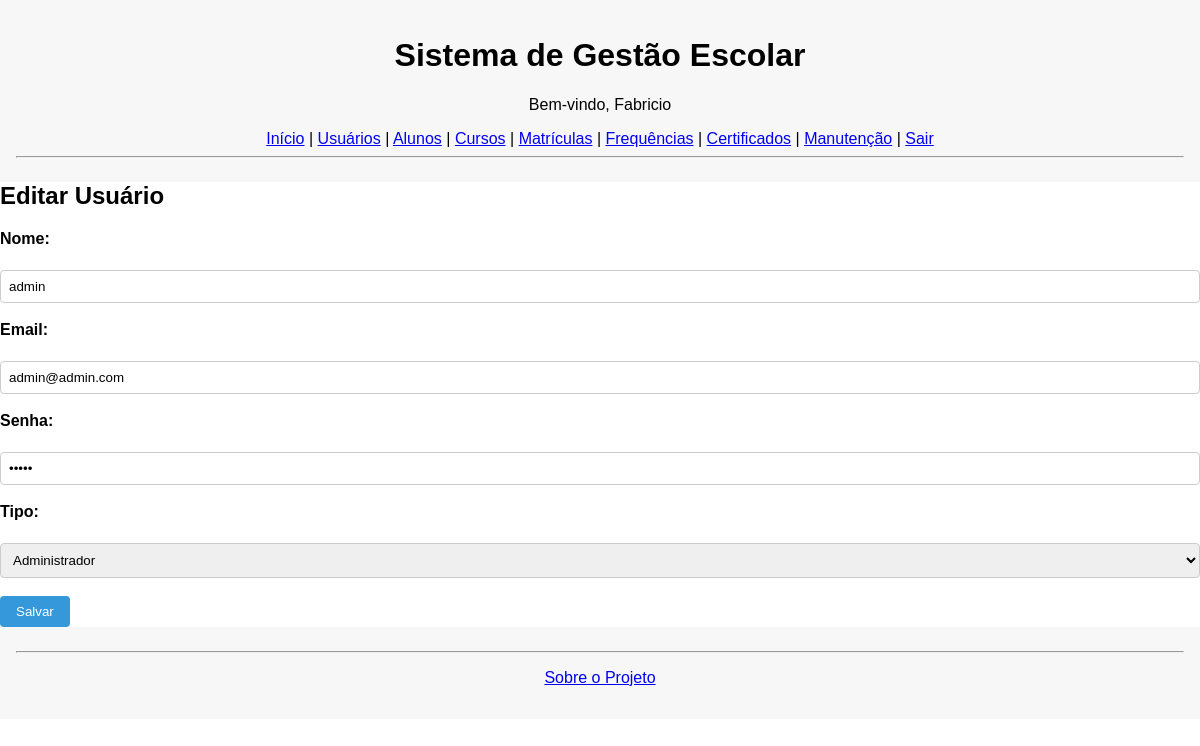
The app's page /usuarios/editar/1 (signed in) with its own data.
### tables this page shows
CREATE TABLE usuarios (
            id INTEGER PRIMARY KEY AUTOINCREMENT,
            nome TEXT,
            email TEXT UNIQUE,
            senha TEXT,
            tipo TEXT CHECK(tipo IN ('Admin', 'Professor', 'Secretaria')),
            ativo INTEGER DEFAULT 1,
            created_at DATETIME DEFAULT CURRENT_TIMESTAMP
        );

### app.py (the view, shortened to what this page needs)
@app.route('/usuarios/editar/<int:id>', methods=['GET', 'POST'])
def editar_usuario(id):
    if 'usuario' not in session:
        return redirect(url_for('login'))
    usuario = buscar_usuario(id)
    return render_template('usuarios_editar.html', usuario=usuario)

### database.py (called while the page is built)
def conectar():
    con = sqlite3.connect('sge.db')
    con.row_factory = sqlite3.Row
    con.execute("PRAGMA foreign_keys = ON")
    return con

def buscar_usuario(id):
    con = conectar()
    cur = con.cursor()
    cur.execute("SELECT * FROM usuarios WHERE id = ?", (id,))
    usuario = cur.fetchone()
    con.close()
    return usuario

### templates/usuarios_editar.html (shortened to what this page needs)
{% extends "base.html" %}
{% block content %}
<h2>Editar Usuário</h2>
<form method="post">
    <label>Nome:</label><br>
    <input type="text" name="nome" value="{{ usuario['nome'] }}" required><br><br>
    <label>Email:</label><br>
    <input type="email" name="email" value="{{ usuario['email'] }}" required><br><br>
    <label>Senha:</label><br>
    <input type="password" name="senha" value="{{ usuario['senha'] }}" required><br><br>
    <label>Tipo:</label><br>
    <select name="tipo" required>
        <option value="Admin" {% if usuario['tipo'] == 'Admin' %}selected{% endif %}>Administrador</option>
    </select><br><br>
    <button type="submit">Salvar</button>
</form>
{% endblock %}

### static/css/style.css (style rules this page uses)
body { font-family: Arial, sans-serif; margin: 0; padding: 0; background-color: #ffffff; }
h2, h3 { margin-top: 0; }
label { display: block; margin-bottom: 0.25rem; font-weight: bold; }
input[type="text"], input[type="email"], input[type="password"], input[type="date"], input[type="number"], select, textarea { width: 100%; padding: 0.5rem; box-sizing: border-box; border: 1px solid #ccc; border-radius: 4px; }
button, input[type="submit"] { padding: 0.5rem 1rem; background-color: #3498db; color: #fff; border: none; border-radius: 4px; cursor: pointer; }

### records on screen
usuarios: nome "admin", email "admin@admin.com", tipo "Administrador"

### other values on screen
{{ session['usuario'] }} "Fabricio"
